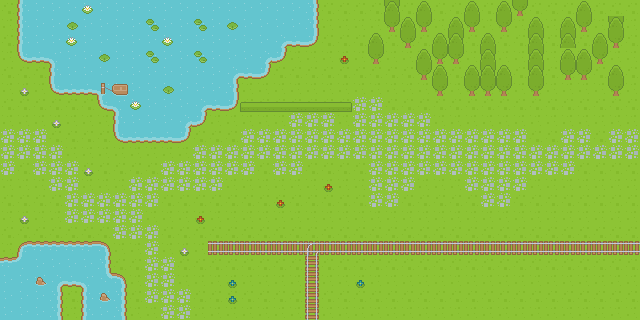

Tiled map render using the project's own tile images. Description and the map definition, with tile-layer contents summarised, below:
An orthogonal 40x20 tile map with 16x16 px tiles, 8 tile layers (Boden, Weg, WegDeko, See, ...).

<map version="1.0" orientation="orthogonal" renderorder="left-down" width="40" height="20" tilewidth="16" tileheight="16" nextobjectid="1">
 <tileset firstgid="1" name="TileSheetOutdoor" tilewidth="16" tileheight="16" spacing="1" tilecount="1767" columns="57">
  <image source="Tilesheets/TileSheetOutdoor.png" width="968" height="526" />
  <terraintypes>
   <terrain name="Water-Gras" tile="0" />
  </terraintypes>
  <tile id="0">
   <properties>
    <property name="blocked" type="bool" value="true" />
   </properties>
  </tile>
  <tile id="1">
   <properties>
    <property name="blocked" type="bool" value="true" />
   </properties>
  </tile>
  <tile id="2" terrain=",,,0">
   <properties>
    <property name="blocked" type="bool" value="true" />
   </properties>
  </tile>
  <tile id="3" terrain=",,0,0">
   <properties>
    <property name="blocked" type="bool" value="true" />
   </properties>
  </tile>
  <tile id="4" terrain=",,0,">
   <properties>
    <property name="blocked" type="bool" value="true" />
   </properties>
  </tile>
  <tile id="57" terrain="0,0,0,">
   <properties>
    <property name="blocked" type="bool" value="true" />
   </properties>
  </tile>
  <tile id="58" terrain="0,0,,0">
   <properties>
    <property name="blocked" type="bool" value="true" />
   </properties>
  </tile>
  <tile id="59" terrain=",0,,0">
   <properties>
    <property name="blocked" type="bool" value="true" />
   </properties>
  </tile>
  <tile id="60" terrain="0,0,0,0">
   <properties>
    <property name="blocked" type="bool" value="true" />
   </properties>
  </tile>
  <tile id="61" terrain="0,,0,">
   <properties>
    <property name="blocked" type="bool" value="true" />
   </properties>
  </tile>
  <tile id="114" terrain="0,,0,0">
   <properties>
    <property name="blocked" type="bool" value="true" />
   </properties>
  </tile>
  <tile id="115" terrain=",0,0,0">
   <properties>
    <property name="blocked" type="bool" value="true" />
   </properties>
  </tile>
  <tile id="116" terrain=",0,,">
   <properties>
    <property name="blocked" type="bool" value="true" />
   </properties>
  </tile>
  <tile id="117" terrain="0,0,,">
   <properties>
    <property name="blocked" type="bool" value="true" />
   </properties>
  </tile>
  <tile id="118" terrain="0,,,">
   <properties>
    <property name="blocked" type="bool" value="true" />
   </properties>
  </tile>
  <tile id="526">
   <properties>
    <property name="blocked" type="bool" value="true" />
   </properties>
  </tile>
  <tile id="527">
   <properties>
    <property name="blocked" type="bool" value="true" />
   </properties>
  </tile>
  <tile id="528">
   <properties>
    <property name="blocked" type="bool" value="true" />
   </properties>
  </tile>
  <tile id="529">
   <properties>
    <property name="blocked" type="bool" value="true" />
   </properties>
  </tile>
  <tile id="530">
   <properties>
    <property name="blocked" type="bool" value="true" />
   </properties>
  </tile>
  <tile id="531">
   <properties>
    <property name="blocked" type="bool" value="true" />
   </properties>
  </tile>
  <tile id="532">
   <properties>
    <property name="blocked" type="bool" value="true" />
   </properties>
  </tile>
  <tile id="533">
   <properties>
    <property name="blocked" type="bool" value="true" />
   </properties>
  </tile>
  <tile id="534">
   <properties>
    <property name="blocked" type="bool" value="true" />
   </properties>
  </tile>
  <tile id="583">
   <properties>
    <property name="blocked" type="bool" value="true" />
   </properties>
  </tile>
  <tile id="584">
   <properties>
    <property name="blocked" type="bool" value="true" />
   </properties>
  </tile>
  <tile id="585">
   <properties>
    <property name="blocked" type="bool" value="true" />
   </properties>
  </tile>
  <tile id="586">
   <properties>
    <property name="blocked" type="bool" value="true" />
   </properties>
  </tile>
  <tile id="587">
   <properties>
    <property name="blocked" type="bool" value="true" />
   </properties>
  </tile>
  <tile id="588">
   <properties>
    <property name="blocked" type="bool" value="true" />
   </properties>
  </tile>
  <tile id="589">
   <properties>
    <property name="blocked" type="bool" value="true" />
   </properties>
  </tile>
  <tile id="590">
   <properties>
    <property name="blocked" type="bool" value="true" />
   </properties>
  </tile>
  <tile id="591">
   <properties>
    <property name="blocked" type="bool" value="true" />
   </properties>
  </tile>
  <tile id="640">
   <properties>
    <property name="blocked" type="bool" value="true" />
   </properties>
  </tile>
  <tile id="641">
   <properties>
    <property name="blocked" type="bool" value="true" />
   </properties>
  </tile>
  <tile id="642">
   <properties>
    <property name="blocked" type="bool" value="true" />
   </properties>
  </tile>
  <tile id="643">
   <properties>
    <property name="blocked" type="bool" value="true" />
   </properties>
  </tile>
  <tile id="644">
   <properties>
    <property name="blocked" type="bool" value="true" />
   </properties>
  </tile>
  <tile id="645">
   <properties>
    <property name="blocked" type="bool" value="true" />
   </properties>
  </tile>
  <tile id="646">
   <properties>
    <property name="blocked" type="bool" value="true" />
   </properties>
  </tile>
  <tile id="647">
   <properties>
    <property name="blocked" type="bool" value="true" />
   </properties>
  </tile>
  <tile id="648">
   <properties>
    <property name="blocked" type="bool" value="true" />
   </properties>
  </tile>
  <tile id="1231">
   <properties>
    <property name="blocked" type="bool" value="true" />
   </properties>
  </tile>
  <tile id="1232">
   <properties>
    <property name="blocked" type="bool" value="true" />
   </properties>
  </tile>
  <tile id="1233">
   <properties>
    <property name="blocked" type="bool" value="true" />
   </properties>
  </tile>
  <tile id="1234">
   <properties>
    <property name="blocked" type="bool" value="true" />
   </properties>
  </tile>
  <tile id="1235">
   <properties>
    <property name="blocked" type="bool" value="true" />
   </properties>
  </tile>
  <tile id="1236">
   <properties>
    <property name="blocked" type="bool" value="true" />
   </properties>
  </tile>
  <tile id="1237">
   <properties>
    <property name="blocked" type="bool" value="true" />
   </properties>
  </tile>
  <tile id="1288">
   <properties>
    <property name="blocked" type="bool" value="true" />
   </properties>
  </tile>
  <tile id="1289">
   <properties>
    <property name="blocked" type="bool" value="true" />
   </properties>
  </tile>
  <tile id="1290">
   <properties>
    <property name="blocked" type="bool" value="true" />
   </properties>
  </tile>
  <tile id="1291">
   <properties>
    <property name="blocked" type="bool" value="true" />
   </properties>
  </tile>
  <tile id="1292">
   <properties>
    <property name="blocked" type="bool" value="true" />
   </properties>
  </tile>
  <tile id="1293">
   <properties>
    <property name="blocked" type="bool" value="true" />
   </properties>
  </tile>
  <tile id="1294">
   <properties>
    <property name="blocked" type="bool" value="true" />
   </properties>
  </tile>
  <tile id="1345">
   <properties>
    <property name="blocked" type="bool" value="true" />
   </properties>
  </tile>
  <tile id="1346">
   <properties>
    <property name="blocked" type="bool" value="true" />
   </properties>
  </tile>
  <tile id="1347">
   <properties>
    <property name="blocked" type="bool" value="true" />
   </properties>
  </tile>
  <tile id="1348">
   <properties>
    <property name="blocked" type="bool" value="true" />
   </properties>
  </tile>
  <tile id="1349">
   <properties>
    <property name="blocked" type="bool" value="true" />
   </properties>
  </tile>
  <tile id="1350">
   <properties>
    <property name="blocked" type="bool" value="true" />
   </properties>
  </tile>
  <tile id="1351">
   <properties>
    <property name="blocked" type="bool" value="true" />
   </properties>
  </tile>
 </tileset>
 <layer name="Boden" width="40" height="20">
  <data>[800 cells, 800 non-empty, 2 distinct tile ids]</data>
 </layer>
 <layer name="Weg" width="40" height="20">
  <data>[800 cells, 135 non-empty, 1 distinct tile ids]</data>
 </layer>
 <layer name="WegDeko" width="40" height="20">
  <data>[800 cells, 19 non-empty, 6 distinct tile ids]</data>
 </layer>
 <layer name="See" width="40" height="20">
  <data>[800 cells, 155 non-empty, 13 distinct tile ids]</data>
 </layer>
 <layer name="SeeDeko" width="40" height="20">
  <data>[800 cells, 16 non-empty, 6 distinct tile ids]</data>
 </layer>
 <layer name="Gleise" width="40" height="20">
  <data>[800 cells, 31 non-empty, 3 distinct tile ids]</data>
 </layer>
 <layer name="Wald_Unten" width="40" height="20">
  <data>[800 cells, 30 non-empty, 1 distinct tile ids]</data>
 </layer>
 <layer name="Wald_Oben" width="40" height="20">
  <data>[800 cells, 28 non-empty, 1 distinct tile ids]</data>
 </layer>
</map>
